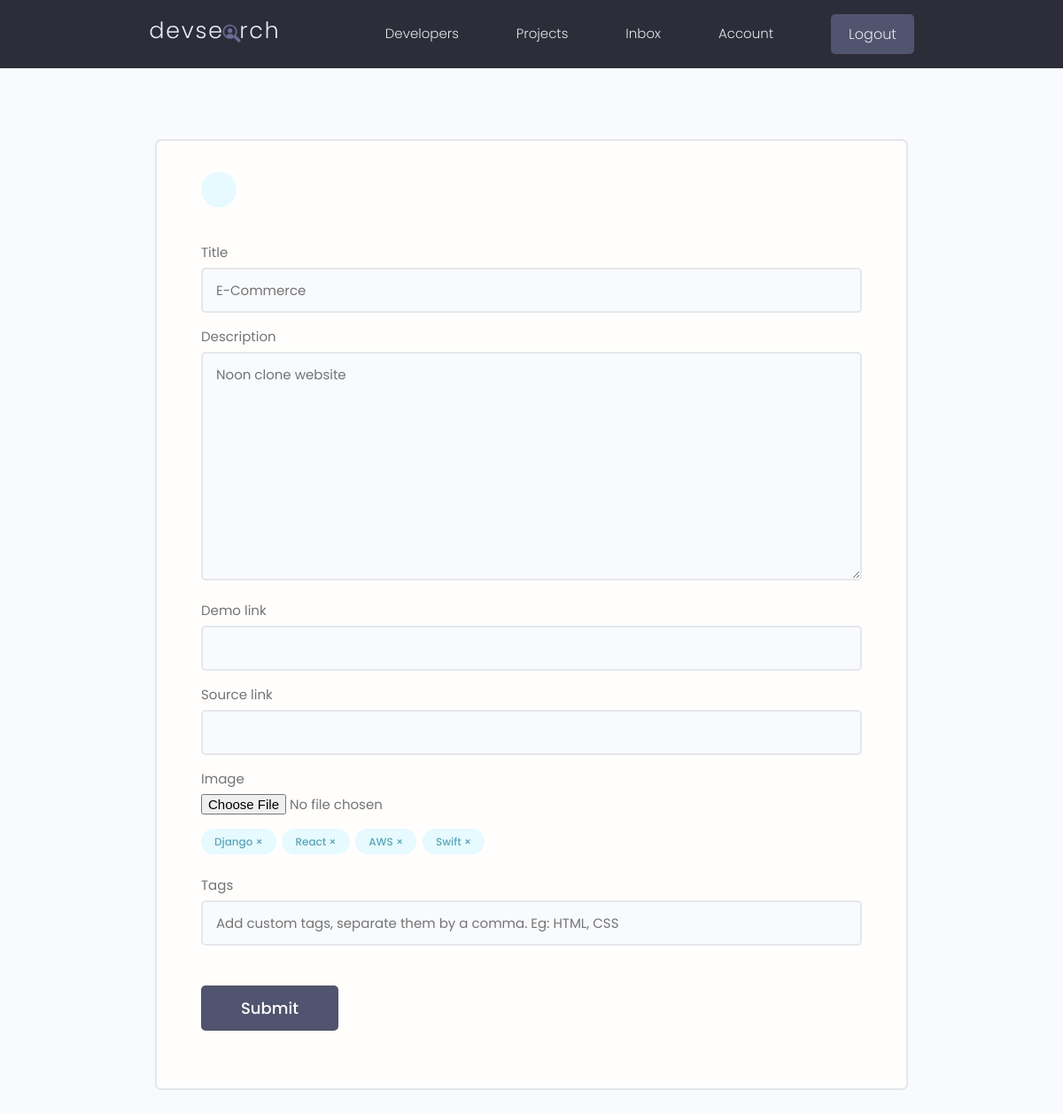
Screenshot of /projects/update-project/9b0b7989-e4ef-44cf-8923-ce9ddd8b9a83/ (signed in) with the database file from the repository.
### projects/models.py (models this page shows, shortened)
class Project(models.Model):
    owner = models.ForeignKey(Profile, null=True, blank=True, on_delete=models.CASCADE,)
    id = models.UUIDField(default=uuid.uuid4, unique=True, editable=False, primary_key=True)
    title = models.CharField(max_length=200)
    description = models.TextField(null=True, blank=True)
    demo_link = models.CharField(null=True, blank=True, max_length=2000)
    source_link = models.CharField(null=True, blank=True, max_length=2000)
    created_at = models.DateTimeField(auto_now_add=True)
    tags = models.ManyToManyField('Tag', blank=True)
    total_votes = models.IntegerField(default=0, null=True, blank=True)
    vote_ration = models.IntegerField(default=0, null=True, blank=True)
    image = models.ImageField(null=True, blank=True,default='default.jpg')
    class Meta:
        ordering = ['-vote_ration','-total_votes','title']

class Tag(models.Model):
    name = models.CharField(max_length=200)
    id = models.UUIDField(default=uuid.uuid4, unique=True, editable=False, primary_key=True)
    created_at = models.DateField(auto_now_add=True)

### projects/views.py (the view, shortened to what this page needs)
# urls.py: path('update-project/<str:id>/', views.updateProject, name="update-project"),
@login_required(login_url='login')
def updateProject(request, id):
    profile = request.user.profile
    project = profile.project_set.get(id=id)
    form = ProjectForm(instance=project)
    context = {'form':form, 'project':project}
    return render(request, 'projects/create-project.html', context)

### projects/forms.py
class ProjectForm(ModelForm):
    class Meta:
        model = Project
        fields = ['title', 'description', 'demo_link', 'source_link', 'image',]
        widgets = {
            'tags': forms.CheckboxSelectMultiple
        }
    def __init__(self, *args, **kwargs):
        super(ProjectForm, self).__init__(*args, **kwargs)
        for name, field in self.fields.items():
            field.widget.attrs.update({'class':'input'})

### projects/templates/projects/create-project.html (shortened to what this page needs)
{% extends 'main.html' %}
{% load static %}
{% block content%}
    <main class="formPage my-xl">
        <div class="content-box">
            <div class="formWrapper">
                <a class="backButton" href="#"></a>
                <br>
                <form class="form" method="POST" enctype="multipart/form-data">
                    {%for field in form %}
                    <div class="form__field">
                        <label for="formInput#text">{{field.label}}</label>
                        {{field}}
                    </div>
                    {% endfor %}
                    <div class="form__field">
                        {% for tag in project.tags.all %}
                        <div class="project-tag tag tag--pill tag--main" data-tag="{{tag.id}}"
                            data-project="{{project.id}}">{{tag.name}} &#215;</div>
                        {% endfor %}
                    </div>
                    <div class="form__field">
                        <label for="formInput#text">Tags</label>
                        <input type="text" name="newtags" id="newtags" class="input" placeholder="Add custom tags, separate them by a comma. Eg: HTML, CSS">
                    </div>
                    <input class="btn btn--sub btn--lg  my-md" type="submit" value="Submit" />
                </form>
            </div>
        </div>
    </main>
{% endblock content%}

### static/styles/app.css (style rules this page uses)
:root { --color-sub: #2d2d39; }
.btn--sub { background-color: var(--color-sub-light); }
.content-box { width: 95%; max-width: 85rem; margin: 0 auto; }
.backButton { background: var(--color-main-light); color: var(--color-main); width: 4rem; height: 4rem; display: flex; align-items: center; justify-content: center; border-radius: 50%; }
.formPage .formWrapper { list-style: none; background: var(--color-white); padding: 3.5rem 5rem; border: 2px solid var(--color-light); border-radius: 0.7rem; }

### static/uikit/styles/modules/_variables.css (style rules this page uses)
:root { --color-main: #5aa5b9; --color-main-light: #e6faff; --color-sub: #3f4156; --color-sub-light: #51546e; --color-sub-lighter: #ededfd; --color-text: #737373; --color-gray: #8b8b8b; --color-light: #e5e7eb; --color-light-gray: #767676; --color-bg: #f8fafd; --color-white: #fffefd; --color-white-light: #f3f3f3; --color-success: #359e64; --color-success-bg: #def8e8; --color-error: #fc4b0b; --color-error-bg: #fff2ee; --font-base: 'Poppins', arial, helvetica, 'Segoe UI', roboto, ubuntu, sans-serif; --font-monospace: 'Fira Code', 'Courier New', courier, monospace; --font-regular: 300; --font-medium: 500; --font-bold: 700; --generic-shadow: 1px 1px 5px #00000010; --generic-transition: all 0.3s ease-in-out; }

### static/uikit/styles/modules/_base.css (style rules this page uses)
* { margin: 0; padding: 0; box-sizing: border-box; text-rendering: optimizeLegibility; color: inherit; font-size: inherit; }
html { font-size: 50%; }
@media only screen and (min-width: 480px) { html { font-size: 56.25%; } }
@media only screen and (min-width: 1200px) { html { font-size: 62.5%; } }
body { line-height: 1.6; font-weight: 400; font-size: 1.5rem; color: var(--color-text); background-color: var(--color-bg); min-height: 100vh; }

### static/uikit/styles/modules/_typography.css (style rules this page uses)
* { font-family: var(--font-base); }
a { padding-bottom: 2px; text-decoration: none; display: inline-block; color: var(--color-main); font-weight: var(--font-medium); }

### static/uikit/styles/modules/_utilities.css (style rules this page uses)
.my-md { margin: 3rem auto; }
.my-xl { margin: 8rem auto; }

### static/uikit/styles/modules/_button.css (style rules this page uses)
.btn { display: inline-block; position: relative; cursor: pointer; background-color: var(--color-light); font-weight: var(--font-medium); color: var(--color-sub); text-decoration: none; padding: 1rem 2rem; border-radius: 0.5rem; border: none; width: -webkit-fit-content; width: -moz-fit-content; width: fit-content; height: -webkit-fit-content; height: -moz-fit-content; height: fit-content; font-size: 1.6rem; outline-width: 0; outline-color: transparent; -webkit-backface-visibility: hidden; backface-visibility: hidden; transition: all 0.3s ease-in-out; }
.btn--sub { background-color: var(--color-sub); color: var(--color-white); }
.btn--lg { font-size: 1.8rem; padding: 1.2rem 4.5rem; }

### static/uikit/styles/modules/_form.css (style rules this page uses)
.form { display: block; }
.form__field { margin-top: 1.5rem; margin-bottom: 1.5rem; }
.form__label, .form__field > label { display: block; margin-bottom: 0.5rem; color: var(--color-text); }
input.input[type='text'], input.input[type='email'], input.input[type='password'], input.input[type='number'], textarea.input { min-width: 24rem; width: 100%; padding: 1.2rem 1.5rem; border-radius: 0.5rem; border: 2px solid var(--color-light); transition: all 0.3s ease-in-out; background-color: var(--color-bg); }

### static/uikit/styles/modules/_tag.css (style rules this page uses)
.tag { display: inline-flex; align-items: center; background-color: var(--color-sub); height: -webkit-fit-content; height: -moz-fit-content; height: fit-content; width: -webkit-fit-content; width: -moz-fit-content; width: fit-content; border-radius: 0.5rem; padding: 0.5rem 1.5rem; font-size: 1.2rem; cursor: pointer; }
.tag:not(:last-child) { margin-right: 0.25rem; margin-bottom: 0.75rem; }
.tag--pill { border-radius: 5rem; }
.tag--main, .tag--main > small { background: var(--color-main-light); color: var(--color-main); font-weight: 500; }

### rows the page displays
Project: form "E-Commerce" "Noon clone website"
Tag: name "Django"
Tag: name "React"
Tag: name "AWS"
Tag: name "Swift"

### other values shown
{{ field.label }} "Title" "Description" "Demo link" "Source link" "Image"
